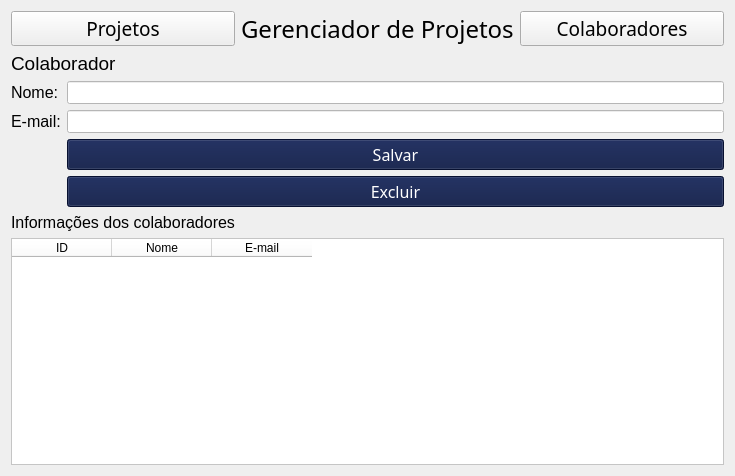
<?xml version="1.0" encoding="UTF-8"?>
<ui version="4.0">
 <class>Form</class>
 <widget class="QWidget" name="Form">
  <property name="geometry">
   <rect>
    <x>0</x>
    <y>0</y>
    <width>735</width>
    <height>476</height>
   </rect>
  </property>
  <property name="windowTitle">
   <string>Form</string>
  </property>
  <layout class="QGridLayout" name="gridLayout_3">
   <item row="0" column="1">
    <widget class="QLabel" name="label_6">
     <property name="font">
      <font>
       <family>Impact</family>
       <pointsize>18</pointsize>
      </font>
     </property>
     <property name="styleSheet">
      <string notr="true"/>
     </property>
     <property name="text">
      <string>Gerenciador de Projetos</string>
     </property>
    </widget>
   </item>
   <item row="3" column="0" colspan="4">
    <layout class="QGridLayout" name="gridLayout_2">
     <item row="0" column="0">
      <widget class="QTableWidget" name="tabela">
       <property name="styleSheet">
        <string notr="true">background-color:rgb(255,255,255);</string>
       </property>
       <column>
        <property name="text">
         <string>ID</string>
        </property>
       </column>
       <column>
        <property name="text">
         <string>Nome</string>
        </property>
       </column>
       <column>
        <property name="text">
         <string>E-mail</string>
        </property>
       </column>
      </widget>
     </item>
    </layout>
   </item>
   <item row="2" column="0">
    <widget class="QLabel" name="label_10">
     <property name="font">
      <font>
       <pointsize>12</pointsize>
      </font>
     </property>
     <property name="styleSheet">
      <string notr="true"/>
     </property>
     <property name="text">
      <string>Informações dos colaboradores</string>
     </property>
    </widget>
   </item>
   <item row="1" column="0" colspan="4">
    <layout class="QFormLayout" name="formLayout">
     <item row="0" column="0" colspan="2">
      <widget class="QLabel" name="label_9">
       <property name="font">
        <font>
         <pointsize>14</pointsize>
        </font>
       </property>
       <property name="styleSheet">
        <string notr="true"/>
       </property>
       <property name="text">
        <string>Colaborador</string>
       </property>
      </widget>
     </item>
     <item row="1" column="0">
      <widget class="QLabel" name="label_7">
       <property name="font">
        <font>
         <pointsize>12</pointsize>
        </font>
       </property>
       <property name="styleSheet">
        <string notr="true"/>
       </property>
       <property name="text">
        <string>Nome:</string>
       </property>
      </widget>
     </item>
     <item row="1" column="1">
      <widget class="QLineEdit" name="campo_nome">
       <property name="font">
        <font>
         <pointsize>10</pointsize>
        </font>
       </property>
       <property name="styleSheet">
        <string notr="true">background-color:rgb(255, 255, 255)</string>
       </property>
      </widget>
     </item>
     <item row="3" column="0">
      <widget class="QLabel" name="label_8">
       <property name="font">
        <font>
         <pointsize>12</pointsize>
        </font>
       </property>
       <property name="styleSheet">
        <string notr="true"/>
       </property>
       <property name="text">
        <string>E-mail:</string>
       </property>
      </widget>
     </item>
     <item row="3" column="1">
      <widget class="QLineEdit" name="campo_email">
       <property name="font">
        <font>
         <pointsize>10</pointsize>
        </font>
       </property>
       <property name="styleSheet">
        <string notr="true">background-color:rgb(255, 255, 255)</string>
       </property>
      </widget>
     </item>
     <item row="5" column="0">
      <spacer name="horizontalSpacer">
       <property name="orientation">
        <enum>Qt::Horizontal</enum>
       </property>
       <property name="sizeHint" stdset="0">
        <size>
         <width>38</width>
         <height>20</height>
        </size>
       </property>
      </spacer>
     </item>
     <item row="5" column="1">
      <widget class="QPushButton" name="salvar_btn">
       <property name="font">
        <font>
         <family>Impact</family>
         <pointsize>12</pointsize>
        </font>
       </property>
       <property name="styleSheet">
        <string notr="true">background-color: rgb(10, 23, 67);
color: rgb(255,255,255);</string>
       </property>
       <property name="text">
        <string>Salvar</string>
       </property>
      </widget>
     </item>
     <item row="6" column="0">
      <spacer name="horizontalSpacer_2">
       <property name="orientation">
        <enum>Qt::Horizontal</enum>
       </property>
       <property name="sizeHint" stdset="0">
        <size>
         <width>40</width>
         <height>20</height>
        </size>
       </property>
      </spacer>
     </item>
     <item row="6" column="1">
      <widget class="QPushButton" name="excluir_btn">
       <property name="font">
        <font>
         <family>Impact</family>
         <pointsize>12</pointsize>
        </font>
       </property>
       <property name="styleSheet">
        <string notr="true">background-color: rgb(10, 23, 67);
color:rgb(255,255,255);</string>
       </property>
       <property name="text">
        <string>Excluir</string>
       </property>
      </widget>
     </item>
    </layout>
   </item>
   <item row="0" column="0">
    <widget class="QPushButton" name="pushButton_5">
     <property name="font">
      <font>
       <family>Impact</family>
       <pointsize>14</pointsize>
      </font>
     </property>
     <property name="styleSheet">
      <string notr="true"/>
     </property>
     <property name="text">
      <string>Projetos</string>
     </property>
    </widget>
   </item>
   <item row="0" column="2" colspan="2">
    <widget class="QPushButton" name="pushButton_6">
     <property name="font">
      <font>
       <family>Impact</family>
       <pointsize>14</pointsize>
      </font>
     </property>
     <property name="styleSheet">
      <string notr="true"/>
     </property>
     <property name="text">
      <string>Colaboradores</string>
     </property>
    </widget>
   </item>
  </layout>
 </widget>
 <resources/>
 <connections/>
</ui>
